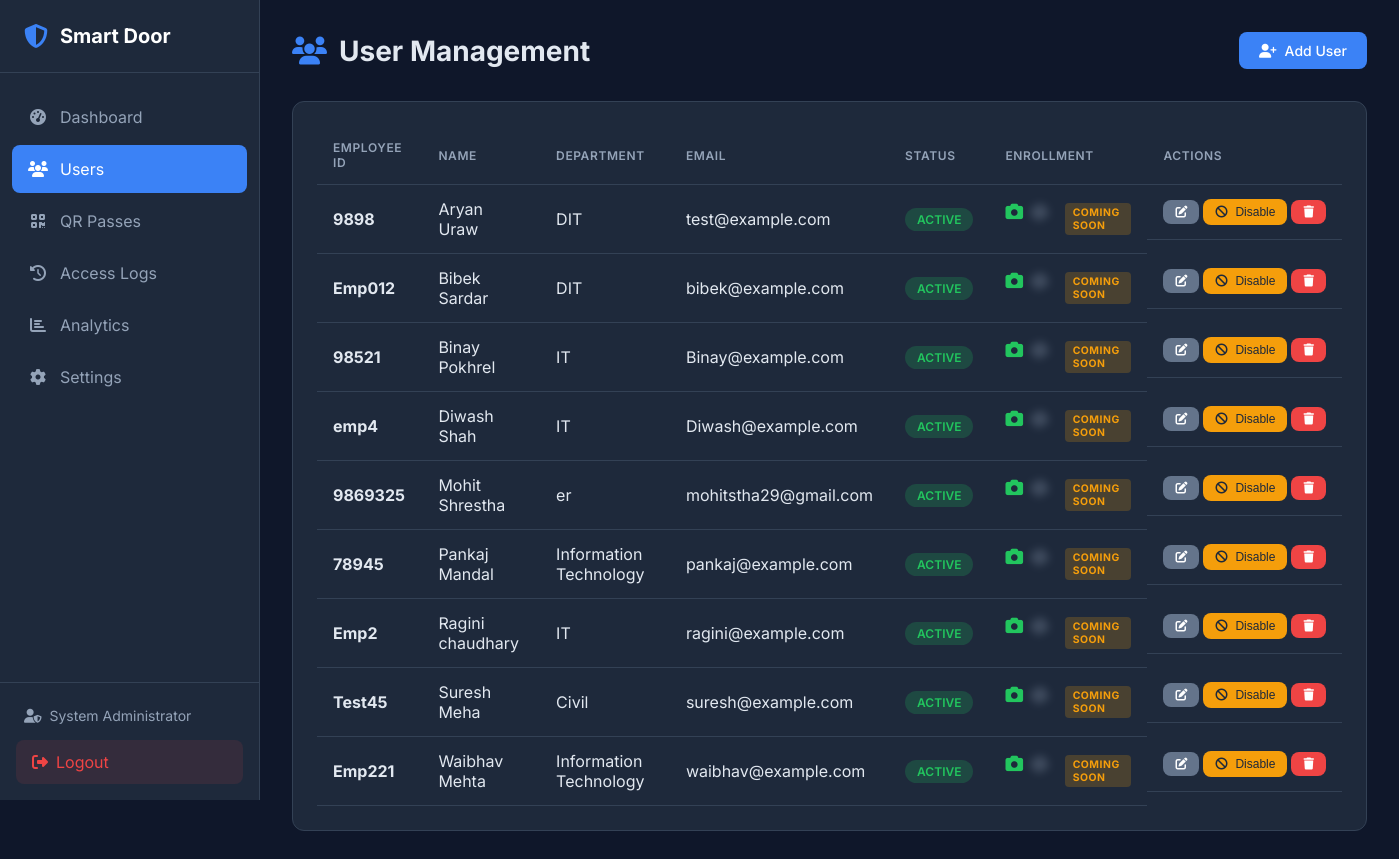
Before: /users (signed in) with the older database file.
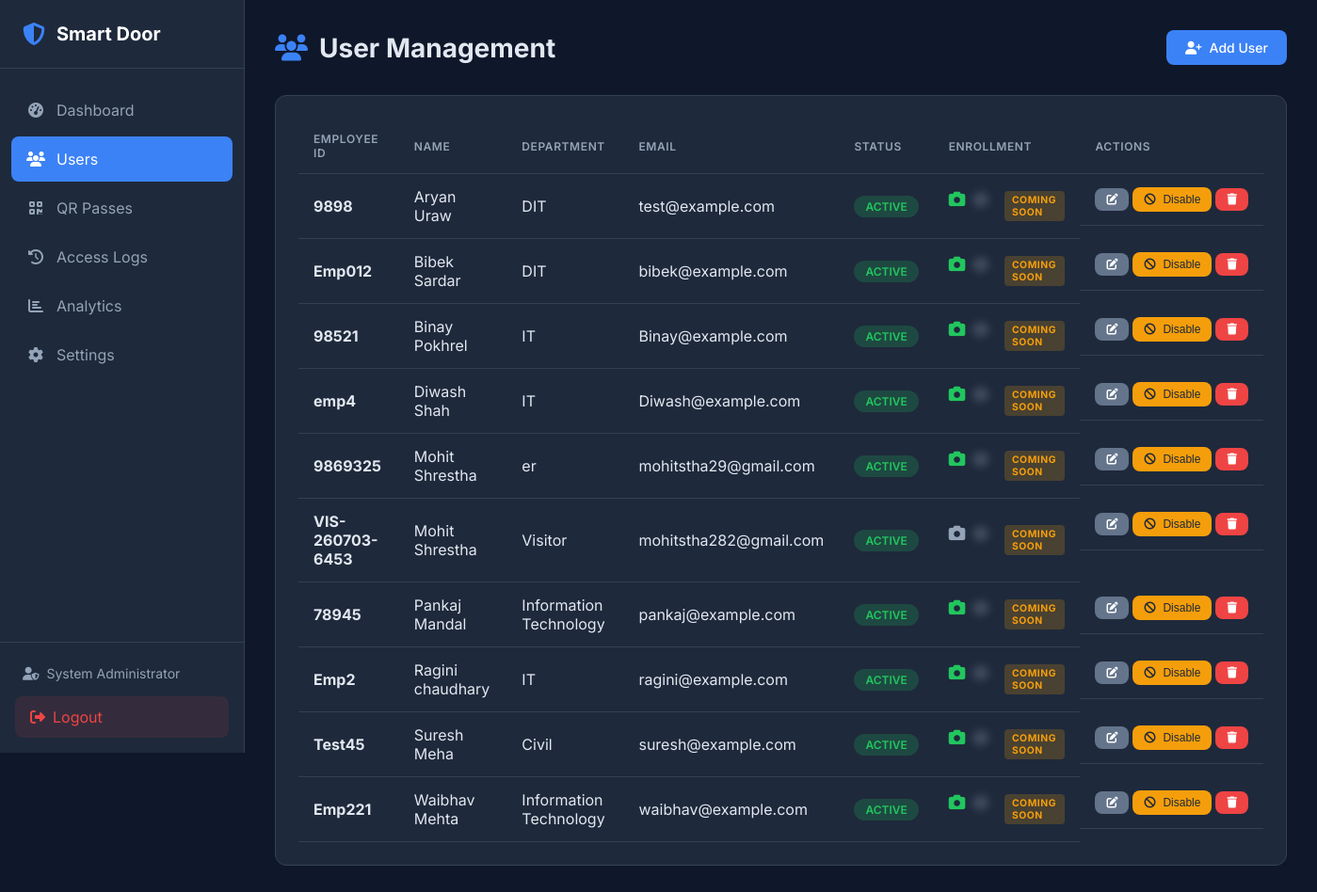
After: the same page with the newer database file.
### tables this page shows
CREATE TABLE users (
    id INTEGER PRIMARY KEY AUTOINCREMENT,
    employee_id VARCHAR(50) UNIQUE NOT NULL,
    first_name VARCHAR(50) NOT NULL,
    last_name VARCHAR(50) NOT NULL,
    email VARCHAR(100) UNIQUE,
    phone VARCHAR(20),
    department VARCHAR(100),
    designation VARCHAR(100),
    is_active BOOLEAN DEFAULT 1,
    face_enrolled BOOLEAN DEFAULT 0,
    fingerprint_enrolled BOOLEAN DEFAULT 0,
    created_at DATETIME DEFAULT CURRENT_TIMESTAMP,
    updated_at DATETIME DEFAULT CURRENT_TIMESTAMP,
    created_by INTEGER, user_type VARCHAR(50) DEFAULT 'Employee', access_level VARCHAR(50) DEFAULT 'Normal', allowed_doors TEXT DEFAULT 'Main Entrance', status VARCHAR(20) DEFAULT 'Active', expiration_date DATETIME NULL,
    FOREIGN KEY (created_by) REFERENCES admin(id)
);

### web/app.py (the view)
@app.route('/users')
@login_required
def users():
    all_users = user_repo.get_all()
    return render_template('users.html', users=all_users)

### database/db_manager.py (called while the page is built, shortened)
    def _get_connection(self) -> sqlite3.Connection:
        return self._local.connection

    def execute(self, query: str, params: tuple = ()) -> sqlite3.Cursor:
        conn = self._get_connection()
        cursor = conn.cursor()
        cursor.execute(query, params)
        return cursor

    def get_by_id(self, admin_id: int) -> Optional[Dict]:
        cursor = self.db.execute(
            "SELECT * FROM admin WHERE id = ?",
            (admin_id,)
        )
        row = cursor.fetchone()
        return dict(row) if row else None

    def get_all(self, active_only: bool = False) -> List[Dict]:
        query = "SELECT * FROM users"
        if active_only:
            query += " WHERE is_active = 1"
        query += " ORDER BY first_name, last_name"
        cursor = self.db.execute(query)
        return [dict(row) for row in cursor.fetchall()]

### web/templates/users.html (shortened to what this page needs)
 {% extends "base.html" %}
{% block content %}
<div class="page-header">
    <h1><i class="fas fa-users"></i> User Management</h1>
    <a href="{{ url_for('add_user') }}" class="btn btn-primary">
        <i class="fas fa-user-plus"></i> Add User
    </a>
</div>
<div class="card">
    <div class="card-body">
        {% if users %}
        <table class="table">
            <thead>
                <tr>
                    <th>Employee ID</th>
                    <th>Name</th>
                    <th>Department</th>
                    <th>Email</th>
                    <th>Status</th>
                    <th>Enrollment</th>
                    <th>Actions</th>
                </tr>
            </thead>
            <tbody>
                {% for user in users %}
                <tr>
                    <td><strong>{{ user.employee_id }}</strong></td>
                    <td>{{ user.first_name }} {{ user.last_name }}</td>
                    <td>{{ user.department or '-' }}</td>
                    <td>{{ user.email or '-' }}</td>
                    <td>
                        <span class="badge badge-{{ 'success' if user.is_active else 'secondary' }}">
                            {{ 'Active' if user.is_active else 'Disabled' }}
                        </span>
                    </td>
                    <td>
                        <span class="enrollment-status">
                            <i class="fas fa-camera {{ 'text-success' if user.face_enrolled else 'text-muted' }}"
                               title="Face {{ 'Enrolled' if user.face_enrolled else 'Not Enrolled' }}"></i>
                            <span class="coming-soon-overlay">
                                <i class="fas fa-fingerprint text-muted"
                                   title="Fingerprint - Coming Soon"></i>
                            </span>
                            <span class="coming-soon-badge">Coming Soon</span>
                        </span>
                    </td>
                    <td class="actions">
                        <a href="{{ url_for('edit_user', user_id=user.id) }}" class="btn btn-sm btn-secondary" title="Edit">
                            <i class="fas fa-edit"></i>
                        </a>
                        {% if user.is_active %}
                            <form method="POST" action="{{ url_for('disable_user', user_id=user.id) }}" style="display: inline;">
                                <button type="submit" class="btn btn-sm btn-warning" title="Disable User">
                                    <i class="fas fa-ban"></i> Disable
                                </button>
                            </form>
                        {% endif %}
                        <form method="POST" action="{{ url_for('delete_user', user_id=user.id) }}" style="display: inline;"
                              onsubmit="return confirm('Are you sure you want to delete this user? This cannot be undone.');">
                            <button type="submit" class="btn btn-sm btn-danger" title="Delete">
                                <i class="fas fa-trash"></i>
                            </button>
                        </form>
                    </td>
                </tr>
                {% endfor %}
            </tbody>
        </table>
        {% endif %}
    </div>
</div>
{% endblock %}

Changed rows visible on the page:
added users: employee_id "VIS-260703-6453", first_name "Mohit", last_name "Shrestha", department "Visitor", email "mohitstha282@gmail.com", is_active "ACTIVE", face_enrolled False (drawn)
